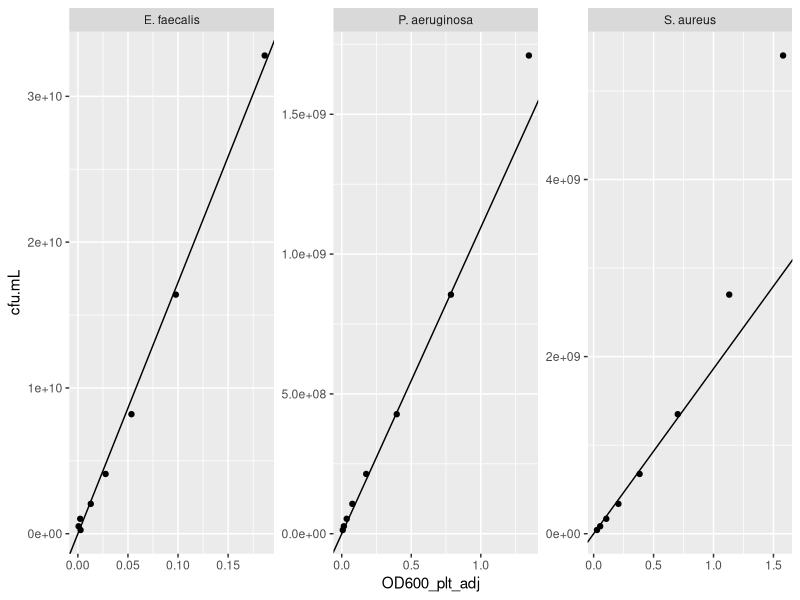
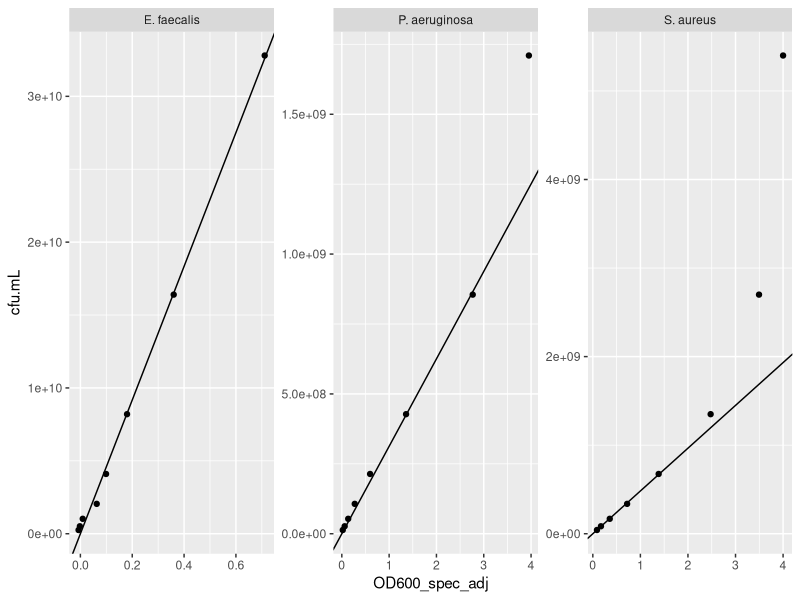
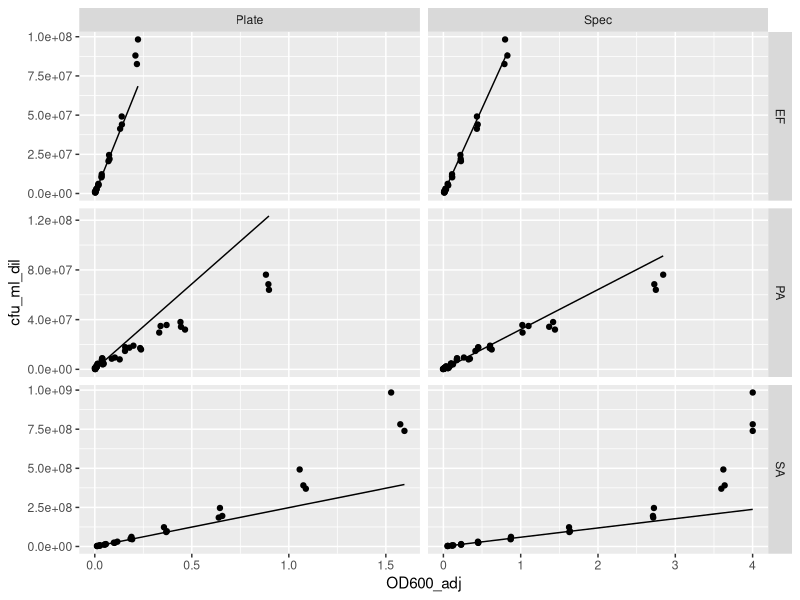
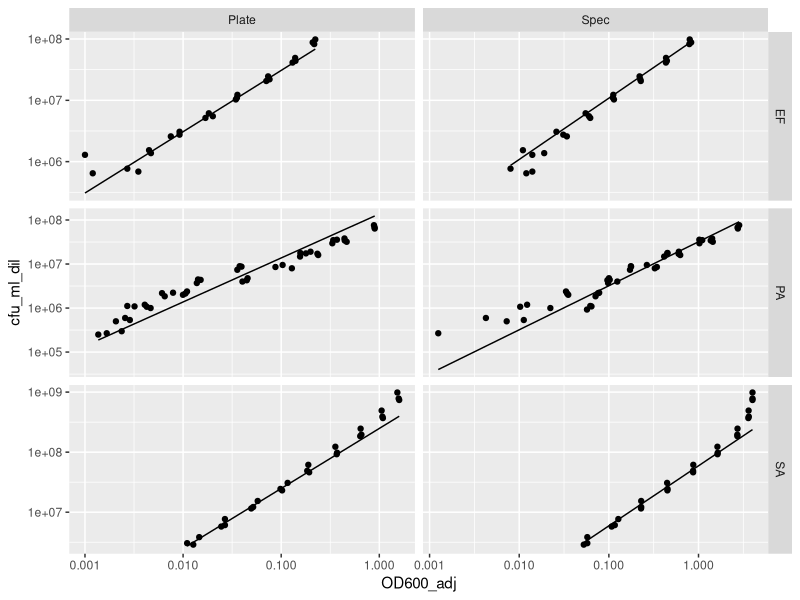

The R source for these figures, in order:
library(ggplot2)
library(tidyr)
library(dplyr)

data <- read.csv("2020-02-17 PA SA EF Std Curve Tidy.csv")

data$OD600_plt_adj <- data$OD600_plt-data$OD600_plt[data$Bacteria == "Blank"]
data$OD600_spec_adj <- data$OD600_spec-data$OD600_spec[data$Bacteria == "Blank"]

pa_std_curve_plt <- lm(cfu.mL ~ OD600_plt_adj + 0,
                   data[data$Bacteria == "P. aeruginosa" &
                          data$OD600_plt_adj < 1, ])
sa_std_curve_plt <- lm(cfu.mL ~ OD600_plt_adj + 0,
                   data[data$Bacteria == "S. aureus" &
                          data$OD600_plt_adj < 1, ])
ef_std_curve_plt <- lm(cfu.mL ~ OD600_plt_adj + 0,
                   data[data$Bacteria == "E. faecalis", ])

pa_std_curve_spec <- lm(cfu.mL ~ OD600_spec_adj + 0,
                       data[data$Bacteria == "P. aeruginosa" &
                              data$OD600_spec_adj < 3, ])
sa_std_curve_spec <- lm(cfu.mL ~ OD600_spec_adj + 0,
                       data[data$Bacteria == "S. aureus" &
                              data$OD600_spec_adj < 2, ])
ef_std_curve_spec <- lm(cfu.mL ~ OD600_spec_adj + 0,
                       data[data$Bacteria == "E. faecalis", ])

pa_std_curve_plt
sa_std_curve_plt
ef_std_curve_plt
pa_std_curve_spec
sa_std_curve_spec
ef_std_curve_spec

plot_lines <- data.frame(intercept = 0,
                         Bacteria = c("P. aeruginosa",
                                      "S. aureus",
                                      "E. faecalis"),
                         spec_slope = c(pa_std_curve_spec$coefficients,
                                        sa_std_curve_spec$coefficients,
                                        ef_std_curve_spec$coefficients),
                         plt_slope = c(pa_std_curve_plt$coefficients,
                                       sa_std_curve_plt$coefficients,
                                       ef_std_curve_plt$coefficients))

ggplot(data = data[data$Bacteria != "Blank", ], 
       aes(x = OD600_plt_adj, y = cfu.mL)) +
  geom_point() +
  geom_abline(data = plot_lines, aes(intercept = intercept, slope = plt_slope)) +
  facet_wrap(~Bacteria, scales = "free") +
  NULL

ggplot(data = data[data$Bacteria != "Blank", ], 
       aes(x = OD600_spec_adj, y = cfu.mL)) +
  geom_point() +
  geom_abline(data = plot_lines, aes(intercept = intercept, slope = spec_slope)) +
  facet_wrap(~Bacteria, scales = "free")

##2020-06 standard curve ----
od_2 <- read.csv("2020-06 PA SA EF Std Curve ODs.csv",
                 stringsAsFactors = FALSE)
cfu_2 <- read.csv("2020-06 PA SA EF Std Curve Counts.csv",
                  stringsAsFactors = FALSE)

#Reshape od
od_2 <- pivot_longer(od_2, cols = starts_with("X"),
                     names_to = "dilution", values_to = "OD600")
od_2$od_dilution <- sapply(od_2$dilution, function(x) {substr(x, 2, nchar(x))})

#run calculations
od_2$OD600_adj <- od_2$OD600 - od_2$Blank_avg
cfu_2$cfu_ml <- cfu_2$cfu/cfu_2$Dilution
cfu_2 <- group_by(cfu_2, Date, Bacteria, Rep)
cfu_2_sum <- summarize(cfu_2,
                       cfu_ml_avg = mean(cfu_ml, na.rm = TRUE))

#Join cfu & od data
std_curve2 <- left_join(od_2, cfu_2_sum, 
                        by = c("Date", "Bacteria", "Rep"))
#Calculate cfu/ml in dilution series
std_curve2$cfu_ml_dil <- as.numeric(std_curve2$od_dilution)*std_curve2$cfu_ml_avg
#Drop unneeded cols & rows
std_curve2 <- select(std_curve2, Date, Machine, Bacteria, Rep, 
                     OD600_adj, cfu_ml_dil)
std_curve2 <- std_curve2[complete.cases(std_curve2), ]

#Run linear models
lm2_plt <- lm(data = std_curve2[std_curve2$Machine == "Plate" &
                                  std_curve2$OD600_adj <= 0.1, ],
              cfu_ml_dil ~ OD600_adj + OD600_adj:Bacteria + 0)
lm2_spec <- lm(data = std_curve2[std_curve2$Machine == "Spec" &
                                   std_curve2$OD600_adj <= 1, ],
               cfu_ml_dil ~ OD600_adj + OD600_adj:Bacteria + 0)

#Calc lines
std_curve2$pred_cfu <- NA
std_curve2$pred_cfu[std_curve2$Machine == "Plate"] <-
  predict(lm2_plt, std_curve2)[std_curve2$Machine == "Plate"]
std_curve2$pred_cfu[std_curve2$Machine == "Spec"] <-
  predict(lm2_spec, std_curve2)[std_curve2$Machine == "Spec"]

#Plot lines
ggplot(data = std_curve2, aes(x = OD600_adj, y = cfu_ml_dil)) +
  geom_point() +
  facet_grid(Bacteria ~ Machine, scales = "free") +
  geom_line(aes(y = pred_cfu)) +
  # scale_y_continuous(trans = "log10") +
  # scale_x_continuous(trans = "log10") +
  NULL

ggplot(data = std_curve2, aes(x = OD600_adj, y = cfu_ml_dil)) +
  geom_point() +
  facet_grid(Bacteria ~ Machine, scales = "free") +
  geom_line(aes(y = pred_cfu)) +
  scale_y_continuous(trans = "log10") +
  scale_x_continuous(trans = "log10") +
  NULL

#Print model information
ex_model <- data.frame(expand.grid(
  c("PA", "SA", "EF"), c("Spec", "Plate")),
  OD600_adj = 1.0)
colnames(ex_model)[1:2] <- c("Bacteria", "Machine")
ex_model$pred_cfu <- NA
ex_model$pred_cfu[ex_model$Machine == "Spec"] <- 
  predict(lm2_spec, ex_model[ex_model$Machine == "Spec", ])
ex_model$pred_cfu[ex_model$Machine == "Plate"] <- 
  predict(lm2_plt, ex_model[ex_model$Machine == "Plate", ])

ex_model
